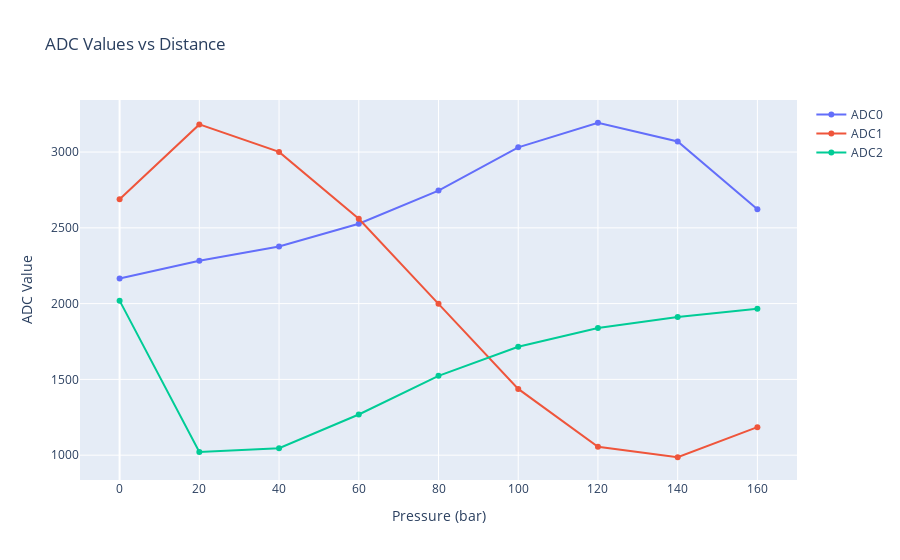

Source (notebook cell):
### Code cell
pressure_slice_ranges = [0,"14:49:30","14:50:43"],[20,"14:51:50","14:52:59"],[40,"14:53:27","14:54:11"],[60,"14:54:44","14:55:30"],[80,"14:55:59","14:57:14"],[100,"14:57:43","14:58:22"],[120,"14:58:48","14:59:29"],[140,"14:59:57","15:00:37"],[160,"15:01:08","15:01:42"]

pt2_slices = []

for pressure, start, end in pressure_slice_ranges:
    # Turn time into datetime with date being 2025-04-25
    start_dt = pd.to_datetime(f"2025-04-25 {start}")
    end_dt = pd.to_datetime(f"2025-04-25 {end}")
    mask = (pt2['datetime'] >= start_dt) & (pt2['datetime'] <= end_dt)
    pt2_slice = pt2.loc[mask].copy()
    pt2_slice["Pressure"] = pressure
    pt2_slices.append(pt2_slice)

# Concatenate all slices into a single DataFrame
pt2_slices = pd.concat(pt2_slices, ignore_index=True)

binned = pt2_slices.groupby('Pressure').agg({
    'ADC0': 'mean',
    'ADC1': 'mean',
    'ADC2': 'mean'
}).reset_index()

# 5. Plot with Plotly
fig = go.Figure()
# Add a line for each ADC channel
for adc_col in ['ADC0', 'ADC1', 'ADC2']:
    fig.add_trace(go.Scatter(
        x=binned['Pressure'],
        y=binned[adc_col],
        mode='lines+markers',
        name=adc_col
    ))

# 4. Format the plot
fig.update_layout(
    title='ADC Values vs Distance',
    xaxis_title='Pressure (bar)',
    yaxis_title='ADC Value',

)
fig.show()
#binned.to_csv("../data/processed/cornell-sensor/2025-04-25-pressure-test-2-binned.csv", index=False)

### Figure 1 — Plotly figure (JSON) as saved in the notebook; plotly's stock layout.template omitted (floating-point values rounded to 4 significant figures)
{"data": [{"mode": "lines+markers", "name": "ADC0", "type": "scatter", "x": [0, 20, 40, 60, 80, 100, 120, 140, 160], "y": [2165.0, 2283.0, 2377.0, 2527.0, 2746.0, 3031.0, 3193.0, 3069.0, 2623.0]}, {"mode": "lines+markers", "name": "ADC1", "type": "scatter", "x": [0, 20, 40, 60, 80, 100, 120, 140, 160], "y": [2688.0, 3182.0, 3001.0, 2559.0, 1999.0, 1437.0, 1056.0, 986.4, 1185.0]}, {"mode": "lines+markers", "name": "ADC2", "type": "scatter", "x": [0, 20, 40, 60, 80, 100, 120, 140, 160], "y": [2020.0, 1021.0, 1046.0, 1268.0, 1523.0, 1715.0, 1839.0, 1912.0, 1966.0]}], "layout": {"title": {"text": "ADC Values vs Distance"}, "xaxis": {"title": {"text": "Pressure (bar)"}}, "yaxis": {"title": {"text": "ADC Value"}}}}
